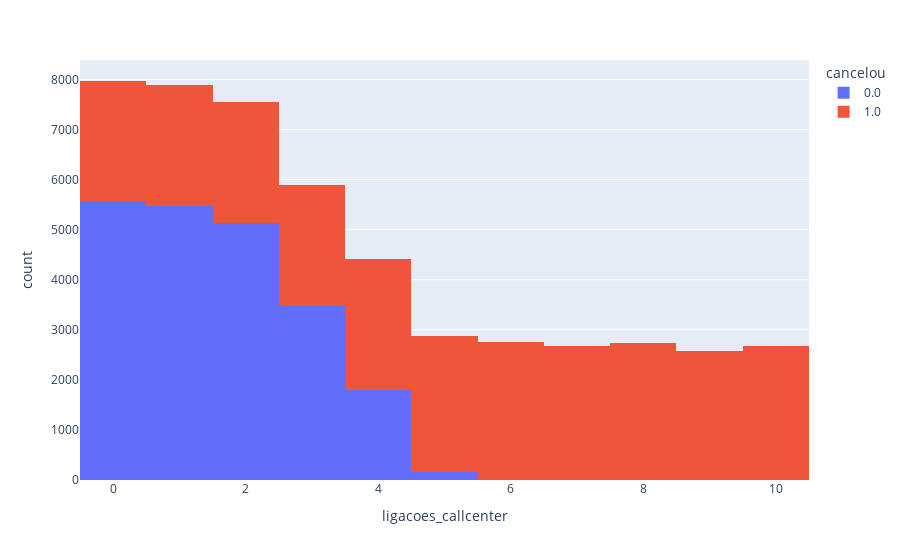

Write notebook code for a chart like this one.
### Markdown cell above
# Python Insights - Analisando Dados com Python

### Case - Cancelamento de Clientes

Você foi contratado por uma empresa com mais de 800 mil clientes para um projeto de Dados. Recentemente a empresa percebeu que da sua base total de clientes, a maioria são clientes inativos, ou seja, que já cancelaram o serviço.

Precisando melhorar seus resultados ela quer conseguir entender os principais motivos desses cancelamentos e quais as ações mais eficientes para reduzir esse número.

Base de dados e arquivos: https://drive.google.com/drive/folders/1uDesZePdkhiraJmiyeZ-w5tfc8XsNYFZ?usp=drive_link

### Code cell
# !pip install pandas numpy openpyxl nbformat ipykernel plotly
import pandas as pd
tabela = pd.read_csv("cancelamentos_sample.csv")
# deletar coluna dentro de uma tabela de consulta
# tabela = tabela.drop(columns=["CustomerID", "idade", "sexo"])
tabela = tabela.drop(columns="CustomerID")
tabela = tabela.dropna() # Remover valores vazio ( comando .dropna)


# print(tabelas) -> imprime na tela em python
display(tabela.info())


display(tabela["cancelou"].value_counts(normalize=True).map("{:.1%}".format)) # Normalize mostra em % # corrige as casas decimais % .map("{:.1%}".format



import plotly.express as px # biblioteca para usar graficos

# criar variavel para exibir varias comparações de colunas
coluna = "ligacoes_callcenter"
#for coluna in tabela.columns:
grafico = px.histogram(tabela, x=coluna, color="cancelou")
    
     # criar o grafico, tabela vai mostrar no x todas idades e dividir por cor cancelamento
grafico.show() # e o print da tela.

### Figure 1 — Plotly figure (JSON) as saved in the notebook; plotly's stock layout.template omitted (floating-point values rounded to 4 significant figures; data arrays with more than 128 entries replaced by an {"elided": "..."} marker saying what was removed)
{"data": [{"alignmentgroup": "True", "bingroup": "x", "hovertemplate": "cancelou=0.0<br>ligacoes_callcenter=%{x}<br>count=%{y}<extra></extra>", "legendgroup": "0.0", "marker": {"color": "#636efa", "pattern": {"shape": ""}}, "name": "0.0", "offsetgroup": "0.0", "orientation": "v", "showlegend": true, "type": "histogram", "x": {"elided": "21603 int values"}, "xaxis": "x", "yaxis": "y"}, {"alignmentgroup": "True", "bingroup": "x", "hovertemplate": "cancelou=1.0<br>ligacoes_callcenter=%{x}<br>count=%{y}<extra></extra>", "legendgroup": "1.0", "marker": {"color": "#EF553B", "pattern": {"shape": ""}}, "name": "1.0", "offsetgroup": "1.0", "orientation": "v", "showlegend": true, "type": "histogram", "x": {"elided": "28393 int values"}, "xaxis": "x", "yaxis": "y"}], "layout": {"barmode": "relative", "legend": {"title": {"text": "cancelou"}, "tracegroupgap": 0}, "margin": {"t": 60}, "xaxis": {"anchor": "y", "domain": [0, 1], "title": {"text": "ligacoes_callcenter"}}, "yaxis": {"anchor": "x", "domain": [0, 1], "title": {"text": "count"}}}}
